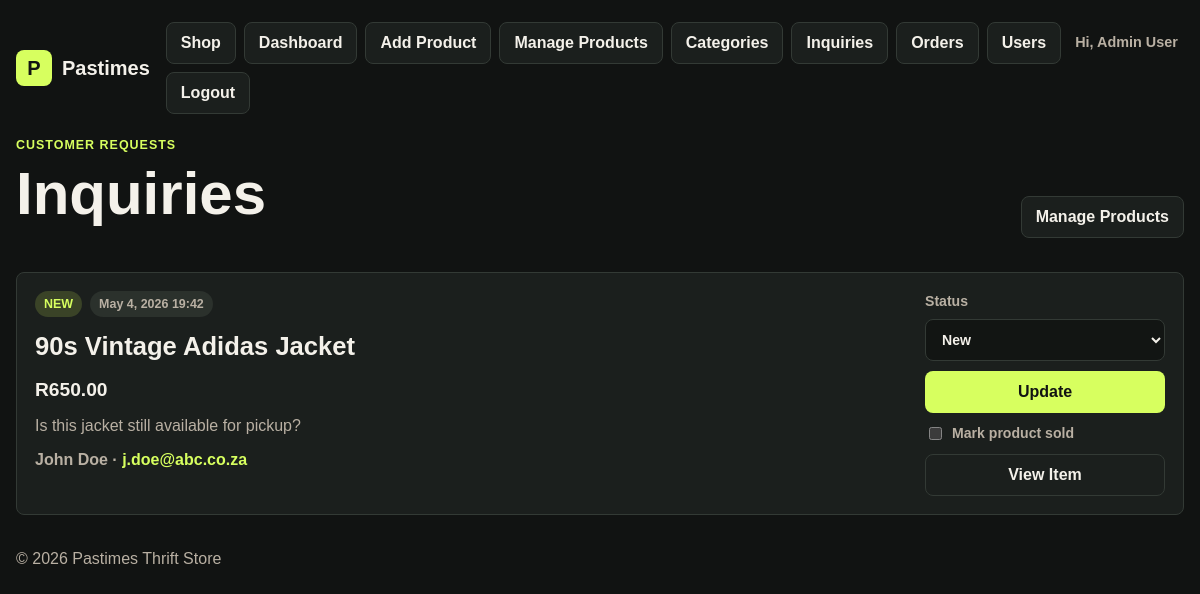
/admin/inquiries.php (signed in), run on the app's committed database.
### tables this page shows
CREATE TABLE inquiries (
    id INT AUTO_INCREMENT PRIMARY KEY,
    product_id INT NOT NULL,
    user_id INT NULL,
    name VARCHAR(100) NOT NULL,
    email VARCHAR(190) NOT NULL,
    message TEXT NOT NULL,
    status ENUM('new', 'contacted', 'closed') NOT NULL DEFAULT 'new',
    created_at TIMESTAMP DEFAULT CURRENT_TIMESTAMP,
    FOREIGN KEY (product_id) REFERENCES products(id) ON DELETE CASCADE,
    FOREIGN KEY (user_id) REFERENCES users(id) ON DELETE SET NULL
);

CREATE TABLE products (
    id INT AUTO_INCREMENT PRIMARY KEY,
    name VARCHAR(255) NOT NULL,
    description TEXT,
    price DECIMAL(10,2) NOT NULL DEFAULT 0,
    image VARCHAR(255),
    category_id INT,
    status ENUM('available', 'sold') NOT NULL DEFAULT 'available',
    featured TINYINT(1) NOT NULL DEFAULT 0,
    created_at TIMESTAMP DEFAULT CURRENT_TIMESTAMP,
    FOREIGN KEY (category_id) REFERENCES categories(id)
);

### admin/inquiries.php (the view, shortened to what this page needs)
<?php
include '../includes/db.php';
$result = $conn->query('SELECT inquiries.*, products.name AS product_name, products.price, products.status AS product_status
    FROM inquiries
    LEFT JOIN products ON products.id = inquiries.product_id
    ORDER BY inquiries.created_at DESC');
$inquiries = $result ? $result->fetch_all(MYSQLI_ASSOC) : [];
include '../includes/header.php';
?>
<main>
    <section class="admin-list-page">
        <div class="section-heading">
            <div>
                <p class="eyebrow">Customer requests</p>
                <h1>Inquiries</h1>
            </div>
            <a class="button secondary" href="products.php">Manage Products</a>
        </div>
        <?php if ($inquiries): ?>
            <div class="inquiry-list">
                <?php foreach ($inquiries as $inquiry): ?>
                    <article class="inquiry-card">
                        <div class="inquiry-main">
                            <div class="pill-row">
                                <span class="status-pill <?php echo htmlspecialchars($inquiry['status']); ?>">
                                    <?php echo ucfirst(htmlspecialchars($inquiry['status'])); ?>
                                </span>
                                <span class="category-pill"><?php echo htmlspecialchars(date('M j, Y H:i', strtotime($inquiry['created_at']))); ?></span>
                            </div>
                            <h2><?php echo htmlspecialchars($inquiry['product_name'] ?? 'Deleted product'); ?></h2>
                            <p class="price">R<?php echo number_format((float)($inquiry['price'] ?? 0), 2); ?></p>
                            <p><?php echo nl2br(htmlspecialchars($inquiry['message'])); ?></p>
                            <p class="inquiry-contact">
                                <?php echo htmlspecialchars($inquiry['name']); ?> &middot;
                                <a href="mailto:<?php echo htmlspecialchars($inquiry['email']); ?>"><?php echo htmlspecialchars($inquiry['email']); ?></a>
                            </p>
                        </div>
                        <form class="inquiry-actions" method="POST">
                            <label>
                                <span>Status</span>
                                <select name="status">
                                    <option value="new" <?php echo $inquiry['status'] === 'new' ? 'selected' : ''; ?>>New</option>
                                </select>
                            </label>
                            <button type="submit">Update</button>
                            <?php if (($inquiry['product_status'] ?? '') !== 'sold'): ?>
                                <label class="checkbox-label">
                                    <input type="checkbox" name="mark_sold" value="1">
                                    <span>Mark product sold</span>
                                </label>
                            <?php endif; ?>
                            <?php if (!empty($inquiry['product_id'])): ?>
                                <a class="button secondary" href="../product.php?id=<?php echo (int)$inquiry['product_id']; ?>">View Item</a>
                            <?php endif; ?>
                        </form>
                    </article>
                <?php endforeach; ?>
            </div>
        <?php endif; ?>
    </section>
</main>
<?php include '../includes/footer.php'; ?>

### assets/css/styles.css (style rules this page uses)
:root { color-scheme: dark; --bg: #111312; --panel: #1b1f1d; --panel-soft: #232824; --text: #f4f1ea; --muted: #b9b0a3; --line: #333a35; --accent: #d7ff5f; --accent-dark: #1e2b10; }
* { box-sizing: border-box; }
body { margin: 0; background: var(--bg); color: var(--text); font-family: Arial, Helvetica, sans-serif; line-height: 1.5; }
a { color: inherit; text-decoration: none; }
.site-header, .site-footer, main { width: min(1180px, calc(100% - 32px)); margin: 0 auto; }
.site-nav a, .button, .filter-form button, .product-form button, .auth-form button, .inquiry-form button, .clear-link { min-height: 42px; display: inline-flex; align-items: center; justify-content: center; border-radius: 8px; padding: 0 14px; font-weight: 700; }
.site-nav a, .button.secondary, .clear-link { background: var(--panel); color: var(--text); border: 1px solid var(--line); }
.eyebrow { margin: 0 0 10px; color: var(--accent); font-size: 0.78rem; font-weight: 800; letter-spacing: 0.08em; text-transform: uppercase; }
h1, h2, h3, p { margin-top: 0; }
h1 { max-width: 780px; margin-bottom: 14px; font-size: clamp(2.2rem, 5vw, 4.5rem); line-height: 0.98; }
h2 { margin-bottom: 0; font-size: 1.6rem; }
input, select, textarea { width: 100%; border: 1px solid var(--line); border-radius: 8px; background: #121513; color: var(--text); font: inherit; padding: 0 12px; }
input, select { min-height: 42px; }
button { cursor: pointer; font: inherit; }
.section-heading { display: flex; align-items: end; justify-content: space-between; margin-bottom: 16px; }
.category-pill { width: fit-content; border-radius: 999px; background: #2b312c; color: var(--muted); padding: 4px 9px; font-size: 0.78rem; font-weight: 800; }
.pill-row { display: flex; flex-wrap: wrap; gap: 8px; align-items: center; }
.status-pill { width: fit-content; border-radius: 999px; padding: 4px 9px; font-size: 0.78rem; font-weight: 900; text-transform: uppercase; }
.status-pill.new { background: rgba(215, 255, 95, 0.16); color: var(--accent); }
.price { margin: 0; font-size: 1.2rem; font-weight: 900; }
.admin-list-page { display: grid; gap: 18px; }
.product-form label, .auth-form label, .inline-form label, .inquiry-form label, .inquiry-actions label { display: grid; gap: 7px; color: var(--muted); font-size: 0.88rem; font-weight: 800; }
.inquiry-list { display: grid; gap: 14px; }
.inquiry-card { display: grid; grid-template-columns: minmax(0, 1fr) 240px; gap: 18px; align-items: start; border: 1px solid var(--line); border-radius: 8px; background: var(--panel); padding: 18px; }
.inquiry-main { display: grid; gap: 10px; }
.inquiry-main h2, .inquiry-main p { margin: 0; }
.inquiry-main > p:not(.price), .inquiry-contact { color: var(--muted); }
.inquiry-contact { font-weight: 800; }
.inquiry-contact a { color: var(--accent); }
.inquiry-actions { display: grid; gap: 10px; }
.inquiry-actions button { min-height: 42px; border: 0; border-radius: 8px; background: var(--accent); color: #111312; font-weight: 800; padding: 0 14px; }
.checkbox-label { display: flex !important; grid-template-columns: none !important; align-items: center; gap: 8px; }
.checkbox-label input { width: auto; min-height: auto; }

### data on the page
inquiries: status "NEW", created_at "May 4, 2026 19:42", product.name "90s Vintage Adidas Jacket", product.price "650.00", message "Is this jacket still available for pickup?", name "John Doe", email "j.doe@abc.co.za", status "New"

### other printed values
$user['name'] "Admin User"
